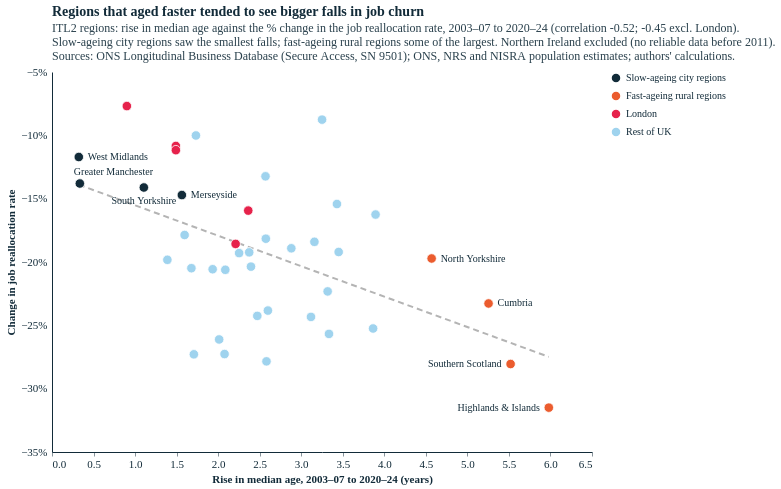

Write a Vega-Lite specification for this figure.
### Vega-Lite specification from a JSON file in a GitHub repository (floating-point values rounded to 4 significant figures)
{"config": {"background": "#fff", "font": "Circular Std", "text": {"color": "#122b39", "font": "Circular Std", "align": "left", "dx": 7, "dy": 0, "fontSize": 11}, "view": {"stroke": null, "continuousWidth": 350, "continuousHeight": 280, "discreteWidth": 400, "discreteHeight": 300}, "bar": {"color": "#179fdb"}, "line": {"color": "#e6224b"}, "rule": {"color": "#122b39"}, "point": {"filled": true, "size": 80, "color": "#e6224b", "opacity": 0.95}, "geoshape": {"stroke": "white", "strokeWidth": 0.3}, "axis": {"labelColor": "#122b39", "labelFontSize": 11, "labelFont": "Circular Std", "tickColor": "#122b39", "tickOpacity": 0.5, "domainColor": "#122b39", "domainOpacity": 1, "gridColor": "#122b39", "gridDash": [2, 2], "gridOpacity": 0.5, "title": null, "titleColor": "#122b39", "tickSize": 4, "grid": false, "domain": true}, "axisXDiscrete": {"grid": false, "labelAngle": 0, "tickCount": 10, "tickOpacity": 0.5, "title": null}, "axisYDiscrete": {"ticks": false, "labelPadding": 5, "grid": false}, "axisXTemporal": {"grid": false, "ticks": true}, "axisXQuantitative": {"grid": false}, "axisYQuantitative": {"gridColor": "#122b39", "gridDash": [1, 5], "gridOpacity": 0.5, "ticks": false, "labelPadding": 5, "tickCount": 8, "grid": false}, "title": {"color": "#122b39", "subtitleColor": "#122b39E6", "font": "Circular Std", "subtitleFont": "Circular Std", "anchor": "start", "frame": "group", "fontSize": 14, "subtitleFontSize": 12, "subtitlePadding": 4, "offset": 0}, "legend": {"titleColor": "#122b39", "labelColor": "#122b39"}}, "layer": [{"data": {"name": "data-9a0b155ae2a44d5d279f5a0f54b9d674"}, "mark": {"type": "line", "color": "#B4B4B4", "strokeDash": [6, 4], "strokeWidth": 2}, "encoding": {"x": {"field": "x", "scale": {"domain": [0, 6.5], "nice": false, "zero": false}, "type": "quantitative"}, "y": {"field": "y", "scale": {"domain": [-35, -5], "nice": false, "zero": false}, "type": "quantitative"}}}, {"data": {"name": "data-4291fc060fd3473638cb3a2bc197b68d"}, "mark": {"type": "circle", "opacity": 1, "size": 90, "stroke": "white", "strokeWidth": 0.8}, "encoding": {"color": {"field": "hl", "legend": {"direction": "vertical", "orient": "right", "title": null}, "scale": {"domain": ["Slow-ageing city regions", "Fast-ageing rural regions", "London", "Rest of UK"], "range": ["#122b39", "#eb5c2e", "#e6224b", "#9fd3ee"]}, "type": "nominal"}, "order": {"field": "hl", "sort": "descending", "type": "nominal"}, "tooltip": [{"field": "itl2_name", "title": "Region", "type": "nominal"}, {"field": "d_median", "format": ".1f", "title": "Rise in median age (yrs)", "type": "quantitative"}, {"field": "r0", "format": ".1f", "title": "Reallocation 2003–07 (%)", "type": "quantitative"}, {"field": "r1", "format": ".1f", "title": "Reallocation 2020–24 (%)", "type": "quantitative"}, {"field": "pct", "format": ".0f", "title": "Change (%)", "type": "quantitative"}], "x": {"field": "d_median", "scale": {"domain": [0, 6.5], "nice": false, "zero": false}, "title": "Rise in median age, 2003–07 to 2020–24 (years)", "type": "quantitative"}, "y": {"axis": {"labelExpr": "datum.label + '%'"}, "field": "pct", "scale": {"domain": [-35, -5], "nice": false, "zero": false}, "title": "Change in job reallocation rate", "type": "quantitative"}}}, {"data": {"name": "data-9918e2993b791c864738c72eb7071713"}, "mark": {"type": "text", "align": "right", "color": "#122b39", "dx": -9.0, "fontSize": 10}, "encoding": {"text": {"field": "short", "type": "nominal"}, "x": {"field": "d_median", "scale": {"domain": [0, 6.5], "nice": false, "zero": false}, "type": "quantitative"}, "y": {"field": "pct", "scale": {"domain": [-35, -5], "nice": false, "zero": false}, "type": "quantitative"}}}, {"data": {"name": "data-bf7af5a8ba37e6965027a81059e75534"}, "mark": {"type": "text", "align": "right", "color": "#122b39", "dx": -9.0, "fontSize": 10}, "encoding": {"text": {"field": "short", "type": "nominal"}, "x": {"field": "d_median", "scale": {"domain": [0, 6.5], "nice": false, "zero": false}, "type": "quantitative"}, "y": {"field": "pct", "scale": {"domain": [-35, -5], "nice": false, "zero": false}, "type": "quantitative"}}}, {"data": {"name": "data-154b81219060bf5f105410208b4d21b9"}, "mark": {"type": "text", "align": "left", "color": "#122b39", "dx": 9.0, "fontSize": 10}, "encoding": {"text": {"field": "short", "type": "nominal"}, "x": {"field": "d_median", "scale": {"domain": [0, 6.5], "nice": false, "zero": false}, "type": "quantitative"}, "y": {"field": "pct", "scale": {"domain": [-35, -5], "nice": false, "zero": false}, "type": "quantitative"}}}, {"data": {"name": "data-6260950a09364016f5447ce3ba4d6304"}, "mark": {"type": "text", "align": "left", "color": "#122b39", "dx": 9.0, "fontSize": 10}, "encoding": {"text": {"field": "short", "type": "nominal"}, "x": {"field": "d_median", "scale": {"domain": [0, 6.5], "nice": false, "zero": false}, "type": "quantitative"}, "y": {"field": "pct", "scale": {"domain": [-35, -5], "nice": false, "zero": false}, "type": "quantitative"}}}, {"data": {"name": "data-675d5acf27cf55032d9663e365337c9b"}, "mark": {"type": "text", "align": "left", "color": "#122b39", "dx": 9.0, "fontSize": 10}, "encoding": {"text": {"field": "short", "type": "nominal"}, "x": {"field": "d_median", "scale": {"domain": [0, 6.5], "nice": false, "zero": false}, "type": "quantitative"}, "y": {"field": "pct", "scale": {"domain": [-35, -5], "nice": false, "zero": false}, "type": "quantitative"}}}, {"data": {"name": "data-dfef6346f620b9aafca165d389bb4071"}, "mark": {"type": "text", "align": "left", "color": "#122b39", "dx": 9.0, "fontSize": 10}, "encoding": {"text": {"field": "short", "type": "nominal"}, "x": {"field": "d_median", "scale": {"domain": [0, 6.5], "nice": false, "zero": false}, "type": "quantitative"}, "y": {"field": "pct", "scale": {"domain": [-35, -5], "nice": false, "zero": false}, "type": "quantitative"}}}, {"data": {"name": "data-1cc9be2350560110b6a3db12e442ac3c"}, "mark": {"type": "text", "align": "left", "color": "#122b39", "dx": -6, "dy": -12, "fontSize": 10}, "encoding": {"text": {"field": "short", "type": "nominal"}, "x": {"field": "d_median", "scale": {"domain": [0, 6.5], "nice": false, "zero": false}, "type": "quantitative"}, "y": {"field": "pct", "scale": {"domain": [-35, -5], "nice": false, "zero": false}, "type": "quantitative"}}}, {"data": {"name": "data-37d593252e85e61c2c00a139a59a6afc"}, "mark": {"type": "text", "align": "center", "color": "#122b39", "dx": 0, "dy": 14, "fontSize": 10}, "encoding": {"text": {"field": "short", "type": "nominal"}, "x": {"field": "d_median", "scale": {"domain": [0, 6.5], "nice": false, "zero": false}, "type": "quantitative"}, "y": {"field": "pct", "scale": {"domain": [-35, -5], "nice": false, "zero": false}, "type": "quantitative"}}}], "title": {"text": "Regions that aged faster tended to see bigger falls in job churn", "subtitle": ["ITL2 regions: rise in median age against the % change in the job reallocation rate, 2003–07 to 2020–24 (correlation -0.52; -0.45 excl. London).", "Slow-ageing city regions saw the smallest falls; fast-ageing rural regions some of the largest. Northern Ireland excluded (no reliable data before 2011).", "Sources: ONS Longitudinal Business Database (Secure Access, SN 9501); ONS, NRS and NISRA population estimates; authors' calculations."]}, "$schema": "https://vega.github.io/schema/vega-lite/v5.20.1.json", "datasets": {"data-9a0b155ae2a44d5d279f5a0f54b9d674": [{"x": 0.3228, "y": -13.9}, {"x": 5.98, "y": -27.49}], "data-4291fc060fd3473638cb3a2bc197b68d": [{"itl2_code": "TLC1", "r0": 32.28, "r1": 28.01, "d_median": 2.57, "itl2_name": "Tees Valley and Durham", "pct": -13.24, "group": "Rest of UK", "hl": "Rest of UK"}, {"itl2_code": "TLC2", "r0": 33.49, "r1": 24.36, "d_median": 2.077, "itl2_name": "Northumberland, and Tyne and Wear", "pct": -27.27, "group": "Rest of UK", "hl": "Rest of UK"}, {"itl2_code": "TLD1", "r0": 29.72, "r1": 22.8, "d_median": 5.255, "itl2_name": "Cumbria", "pct": -23.27, "group": "Rest of UK", "hl": "Fast-ageing rural regions"}, {"itl2_code": "TLD3", "r0": 33.57, "r1": 28.93, "d_median": 0.3351, "itl2_name": "Greater Manchester", "pct": -13.8, "group": "Rest of UK", "hl": "Slow-ageing city regions"}, {"itl2_code": "TLD4", "r0": 31.52, "r1": 25.1, "d_median": 2.395, "itl2_name": "Lancashire", "pct": -20.37, "group": "Rest of UK", "hl": "Rest of UK"}, {"itl2_code": "TLD6", "r0": 33.24, "r1": 28.12, "d_median": 3.43, "itl2_name": "Cheshire", "pct": -15.42, "group": "Rest of UK", "hl": "Rest of UK"}, {"itl2_code": "TLD7", "r0": 33.58, "r1": 28.64, "d_median": 1.563, "itl2_name": "Merseyside", "pct": -14.71, "group": "Rest of UK", "hl": "Slow-ageing city regions"}, {"itl2_code": "TLE1", "r0": 30.51, "r1": 24.65, "d_median": 3.451, "itl2_name": "East Yorkshire and Northern Lincolnshire", "pct": -19.21, "group": "Rest of UK", "hl": "Rest of UK"}, {"itl2_code": "TLE2", "r0": 32.82, "r1": 26.35, "d_median": 4.57, "itl2_name": "North Yorkshire", "pct": -19.72, "group": "Rest of UK", "hl": "Fast-ageing rural regions"}, {"itl2_code": "TLE3", "r0": 31.54, "r1": 27.09, "d_median": 1.106, "itl2_name": "South Yorkshire", "pct": -14.12, "group": "Rest of UK", "hl": "Slow-ageing city regions"}, {"itl2_code": "TLE4", "r0": 32.95, "r1": 26.41, "d_median": 1.389, "itl2_name": "West Yorkshire", "pct": -19.83, "group": "Rest of UK", "hl": "Rest of UK"}, {"itl2_code": "TLF1", "r0": 33.27, "r1": 26.85, "d_median": 2.252, "itl2_name": "Derbyshire and Nottinghamshire", "pct": -19.3, "group": "Rest of UK", "hl": "Rest of UK"}, {"itl2_code": "TLF2", "r0": 33.01, "r1": 29.71, "d_median": 1.732, "itl2_name": "Leicestershire, Rutland and Northamptonshire", "pct": -10.01, "group": "Rest of UK", "hl": "Rest of UK"}, {"itl2_code": "TLF3", "r0": 32.57, "r1": 24.65, "d_median": 3.117, "itl2_name": "Lincolnshire", "pct": -24.33, "group": "Rest of UK", "hl": "Rest of UK"}, {"itl2_code": "TLG1", "r0": 30.99, "r1": 28.27, "d_median": 3.251, "itl2_name": "Herefordshire, Worcestershire and Warwickshire", "pct": -8.761, "group": "Rest of UK", "hl": "Rest of UK"}, {"itl2_code": "TLG2", "r0": 33.29, "r1": 25.86, "d_median": 3.318, "itl2_name": "Shropshire and Staffordshire", "pct": -22.32, "group": "Rest of UK", "hl": "Rest of UK"}, {"itl2_code": "TLG3", "r0": 33.94, "r1": 29.97, "d_median": 0.3228, "itl2_name": "West Midlands", "pct": -11.71, "group": "Rest of UK", "hl": "Slow-ageing city regions"}, {"itl2_code": "TLH1", "r0": 32.48, "r1": 24.73, "d_median": 2.599, "itl2_name": "East Anglia", "pct": -23.83, "group": "Rest of UK", "hl": "Rest of UK"}, {"itl2_code": "TLH2", "r0": 33.98, "r1": 27.91, "d_median": 1.596, "itl2_name": "Bedfordshire and Hertfordshire", "pct": -17.87, "group": "Rest of UK", "hl": "Rest of UK"}, {"itl2_code": "TLH3", "r0": 34.14, "r1": 27.11, "d_median": 1.934, "itl2_name": "Essex", "pct": -20.57, "group": "Rest of UK", "hl": "Rest of UK"}, {"itl2_code": "TLI3", "r0": 40.7, "r1": 36.29, "d_median": 1.491, "itl2_name": "Inner London - West", "pct": -10.84, "group": "London", "hl": "London"}, {"itl2_code": "TLI4", "r0": 37.07, "r1": 32.93, "d_median": 1.491, "itl2_name": "Inner London - East", "pct": -11.17, "group": "London", "hl": "London"}, {"itl2_code": "TLI5", "r0": 32.71, "r1": 30.19, "d_median": 0.9011, "itl2_name": "Outer London - East and North East", "pct": -7.69, "group": "London", "hl": "London"}, {"itl2_code": "TLI6", "r0": 36.22, "r1": 29.5, "d_median": 2.21, "itl2_name": "Outer London - South", "pct": -18.57, "group": "London", "hl": "London"}, {"itl2_code": "TLI7", "r0": 36.75, "r1": 30.89, "d_median": 2.362, "itl2_name": "Outer London - West and North West", "pct": -15.94, "group": "London", "hl": "London"}, {"itl2_code": "TLJ1", "r0": 34.81, "r1": 28.11, "d_median": 2.374, "itl2_name": "Berkshire, Buckinghamshire and Oxfordshire", "pct": -19.24, "group": "Rest of UK", "hl": "Rest of UK"}, {"itl2_code": "TLJ2", "r0": 36.19, "r1": 26.12, "d_median": 2.582, "itl2_name": "Surrey, East and West Sussex", "pct": -27.85, "group": "Rest of UK", "hl": "Rest of UK"}, {"itl2_code": "TLJ3", "r0": 33.19, "r1": 26.91, "d_median": 2.881, "itl2_name": "Hampshire and Isle of Wight", "pct": -18.92, "group": "Rest of UK", "hl": "Rest of UK"}, {"itl2_code": "TLJ4", "r0": 36.23, "r1": 26.77, "d_median": 2.012, "itl2_name": "Kent", "pct": -26.11, "group": "Rest of UK", "hl": "Rest of UK"}, {"itl2_code": "TLK1", "r0": 33.18, "r1": 26.38, "d_median": 1.678, "itl2_name": "Gloucestershire, Wiltshire and Bath/Bristol area", "pct": -20.49, "group": "Rest of UK", "hl": "Rest of UK"}, {"itl2_code": "TLK2", "r0": 30.29, "r1": 25.37, "d_median": 3.895, "itl2_name": "Dorset and Somerset", "pct": -16.25, "group": "Rest of UK", "hl": "Rest of UK"}, {"itl2_code": "TLK3", "r0": 36.07, "r1": 26.96, "d_median": 3.865, "itl2_name": "Cornwall and Isles of Scilly", "pct": -25.25, "group": "Rest of UK", "hl": "Rest of UK"}, {"itl2_code": "TLK4", "r0": 32.78, "r1": 24.37, "d_median": 3.334, "itl2_name": "Devon", "pct": -25.68, "group": "Rest of UK", "hl": "Rest of UK"}, {"itl2_code": "TLL1", "r0": 30.82, "r1": 25.14, "d_median": 3.159, "itl2_name": "West Wales and The Valleys", "pct": -18.41, "group": "Rest of UK", "hl": "Rest of UK"}, {"itl2_code": "TLL2", "r0": 33.41, "r1": 26.52, "d_median": 2.086, "itl2_name": "East Wales", "pct": -20.62, "group": "Rest of UK", "hl": "Rest of UK"}, {"itl2_code": "TLM5", "r0": 30.45, "r1": 24.92, "d_median": 2.574, "itl2_name": "North Eastern Scotland", "pct": -18.16, "group": "Rest of UK", "hl": "Rest of UK"}, {"itl2_code": "TLM6", "r0": 33.69, "r1": 23.08, "d_median": 5.98, "itl2_name": "Highlands and Islands", "pct": -31.5, "group": "Rest of UK", "hl": "Fast-ageing rural regions"}, {"itl2_code": "TLM7", "r0": 32.45, "r1": 24.58, "d_median": 2.471, "itl2_name": "Eastern Scotland", "pct": -24.25, "group": "Rest of UK", "hl": "Rest of UK"}, {"itl2_code": "TLM8", "r0": 36.04, "r1": 26.21, "d_median": 1.708, "itl2_name": "West Central Scotland", "pct": -27.29, "group": "Rest of UK", "hl": "Rest of UK"}, {"itl2_code": "TLM9", "r0": 32.19, "r1": 23.16, "d_median": 5.52, "itl2_name": "Southern Scotland", "pct": -28.05, "group": "Rest of UK", "hl": "Fast-ageing rural regions"}], "data-9918e2993b791c864738c72eb7071713": [{"itl2_code": "TLM6", "r0": 33.69, "r1": 23.08, "d_median": 5.98, "itl2_name": "Highlands and Islands", "pct": -31.5, "group": "Rest of UK", "hl": "Fast-ageing rural regions", "px": 496.8, "py": 335.6, "short": "Highlands & Islands", "rad": 4.0, "prio": 3.394, "align": "right", "dx": -9.0}], "data-bf7af5a8ba37e6965027a81059e75534": [{"itl2_code": "TLM9", "r0": 32.19, "r1": 23.16, "d_median": 5.52, "itl2_name": "Southern Scotland", "pct": -28.05, "group": "Rest of UK", "hl": "Fast-ageing rural regions", "px": 458.6, "py": 292.0, "short": "Southern Scotland", "rad": 4.0, "prio": 2.757, "align": "right", "dx": -9.0}], "data-154b81219060bf5f105410208b4d21b9": [{"itl2_code": "TLD1", "r0": 29.72, "r1": 22.8, "d_median": 5.255, "itl2_name": "Cumbria", "pct": -23.27, "group": "Rest of UK", "hl": "Fast-ageing rural regions", "px": 436.5, "py": 231.5, "short": "Cumbria", "rad": 4.0, "prio": 2.214, "align": "left", "dx": 9.0}], "data-6260950a09364016f5447ce3ba4d6304": [{"itl2_code": "TLG3", "r0": 33.94, "r1": 29.97, "d_median": 0.3228, "itl2_name": "West Midlands", "pct": -11.71, "group": "Rest of UK", "hl": "Slow-ageing city regions", "px": 26.82, "py": 85.0, "short": "West Midlands", "rad": 4.0, "prio": 2.191, "align": "left", "dx": 9.0}], "data-675d5acf27cf55032d9663e365337c9b": [{"itl2_code": "TLE2", "r0": 32.82, "r1": 26.35, "d_median": 4.57, "itl2_name": "North Yorkshire", "pct": -19.72, "group": "Rest of UK", "hl": "Fast-ageing rural regions", "px": 379.6, "py": 186.5, "short": "North Yorkshire", "rad": 4.0, "prio": 1.571, "align": "left", "dx": 9.0}], "data-dfef6346f620b9aafca165d389bb4071": [{"itl2_code": "TLD7", "r0": 33.58, "r1": 28.64, "d_median": 1.563, "itl2_name": "Merseyside", "pct": -14.71, "group": "Rest of UK", "hl": "Slow-ageing city regions", "px": 129.9, "py": 123.0, "short": "Merseyside", "rad": 4.0, "prio": 1.114, "align": "left", "dx": 9.0}], "data-1cc9be2350560110b6a3db12e442ac3c": [{"itl2_code": "TLD3", "r0": 33.57, "r1": 28.93, "d_median": 0.3351, "itl2_name": "Greater Manchester", "pct": -13.8, "group": "Rest of UK", "hl": "Slow-ageing city regions", "short": "Greater Manchester"}], "data-37d593252e85e61c2c00a139a59a6afc": [{"itl2_code": "TLE3", "r0": 31.54, "r1": 27.09, "d_median": 1.106, "itl2_name": "South Yorkshire", "pct": -14.12, "group": "Rest of UK", "hl": "Slow-ageing city regions", "short": "South Yorkshire"}]}, "width": 540, "height": 380}
